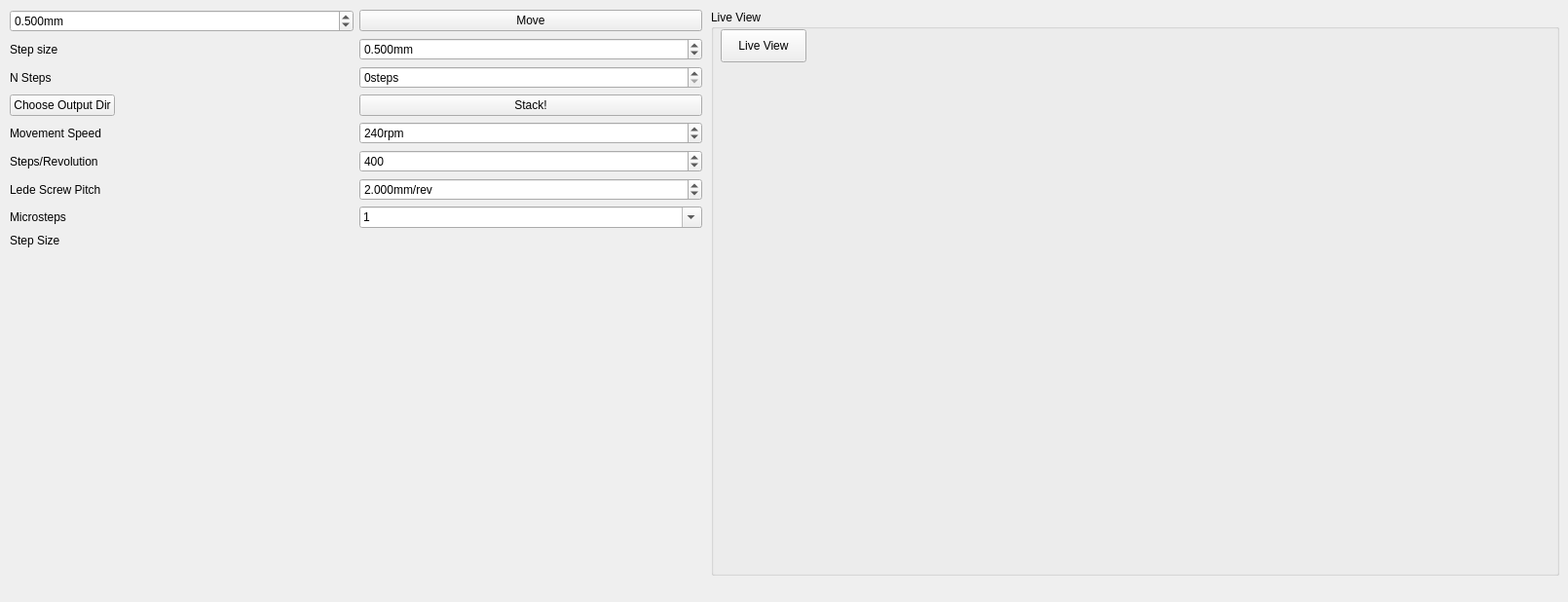
<?xml version="1.0" encoding="UTF-8"?>
<ui version="4.0">
 <class>Main</class>
 <widget class="QMainWindow" name="Main">
  <property name="geometry">
   <rect>
    <x>0</x>
    <y>0</y>
    <width>1610</width>
    <height>618</height>
   </rect>
  </property>
  <property name="windowTitle">
   <string>MainWindow</string>
  </property>
  <widget class="QWidget" name="main">
   <widget class="QGroupBox" name="grp_live">
    <property name="geometry">
     <rect>
      <x>730</x>
      <y>10</y>
      <width>871</width>
      <height>581</height>
     </rect>
    </property>
    <property name="title">
     <string>Live View</string>
    </property>
    <widget class="QLabel" name="img_main">
     <property name="geometry">
      <rect>
       <x>110</x>
       <y>30</y>
       <width>731</width>
       <height>481</height>
      </rect>
     </property>
     <property name="text">
      <string/>
     </property>
    </widget>
    <widget class="QPushButton" name="btn_liveview">
     <property name="geometry">
      <rect>
       <x>10</x>
       <y>20</y>
       <width>88</width>
       <height>34</height>
      </rect>
     </property>
     <property name="text">
      <string>Live View</string>
     </property>
     <property name="checkable">
      <bool>true</bool>
     </property>
    </widget>
   </widget>
   <widget class="QWidget" name="gridLayoutWidget_2">
    <property name="geometry">
     <rect>
      <x>10</x>
      <y>10</y>
      <width>711</width>
      <height>581</height>
     </rect>
    </property>
    <layout class="QGridLayout" name="leftgrid">
     <item row="4" column="1">
      <widget class="QLabel" name="lab_speed">
       <property name="text">
        <string>Movement Speed</string>
       </property>
      </widget>
     </item>
     <item row="2" column="1">
      <widget class="QLabel" name="lbl_stack_nsteps">
       <property name="text">
        <string>N Steps</string>
       </property>
      </widget>
     </item>
     <item row="4" column="2">
      <widget class="QDoubleSpinBox" name="box_speed">
       <property name="suffix">
        <string>rpm</string>
       </property>
       <property name="decimals">
        <number>0</number>
       </property>
       <property name="maximum">
        <double>9999.000000000000000</double>
       </property>
       <property name="singleStep">
        <double>30.000000000000000</double>
       </property>
       <property name="stepType">
        <enum>QAbstractSpinBox::AdaptiveDecimalStepType</enum>
       </property>
       <property name="value">
        <double>240.000000000000000</double>
       </property>
      </widget>
     </item>
     <item row="6" column="2">
      <widget class="QDoubleSpinBox" name="box_pitch">
       <property name="suffix">
        <string>mm/rev</string>
       </property>
       <property name="decimals">
        <number>3</number>
       </property>
       <property name="maximum">
        <double>10.000000000000000</double>
       </property>
       <property name="value">
        <double>2.000000000000000</double>
       </property>
      </widget>
     </item>
     <item row="8" column="2">
      <widget class="QLabel" name="lab_stepsize">
       <property name="text">
        <string/>
       </property>
      </widget>
     </item>
     <item row="6" column="1">
      <widget class="QLabel" name="lab_pitch">
       <property name="text">
        <string>Lede Screw Pitch</string>
       </property>
      </widget>
     </item>
     <item row="5" column="2">
      <widget class="QSpinBox" name="box_steps">
       <property name="maximum">
        <number>800</number>
       </property>
       <property name="singleStep">
        <number>200</number>
       </property>
       <property name="value">
        <number>400</number>
       </property>
       <property name="displayIntegerBase">
        <number>10</number>
       </property>
      </widget>
     </item>
     <item row="9" column="1">
      <spacer name="verticalSpacer">
       <property name="orientation">
        <enum>Qt::Vertical</enum>
       </property>
       <property name="sizeHint" stdset="0">
        <size>
         <width>20</width>
         <height>40</height>
        </size>
       </property>
      </spacer>
     </item>
     <item row="1" column="1">
      <widget class="QLabel" name="lbl_stack_stepsize">
       <property name="text">
        <string>Step size</string>
       </property>
      </widget>
     </item>
     <item row="1" column="2">
      <widget class="QDoubleSpinBox" name="box_stack_stepsize">
       <property name="suffix">
        <string>mm</string>
       </property>
       <property name="decimals">
        <number>3</number>
       </property>
       <property name="singleStep">
        <double>0.001000000000000</double>
       </property>
       <property name="value">
        <double>0.500000000000000</double>
       </property>
      </widget>
     </item>
     <item row="5" column="1">
      <widget class="QLabel" name="lab_steps">
       <property name="text">
        <string>Steps/Revolution</string>
       </property>
      </widget>
     </item>
     <item row="0" column="1">
      <widget class="QDoubleSpinBox" name="box_move">
       <property name="suffix">
        <string>mm</string>
       </property>
       <property name="decimals">
        <number>3</number>
       </property>
       <property name="minimum">
        <double>-200.000000000000000</double>
       </property>
       <property name="maximum">
        <double>200.000000000000000</double>
       </property>
       <property name="singleStep">
        <double>0.001000000000000</double>
       </property>
       <property name="stepType">
        <enum>QAbstractSpinBox::AdaptiveDecimalStepType</enum>
       </property>
       <property name="value">
        <double>0.500000000000000</double>
       </property>
      </widget>
     </item>
     <item row="0" column="2">
      <widget class="QPushButton" name="btn_move">
       <property name="text">
        <string>Move</string>
       </property>
      </widget>
     </item>
     <item row="3" column="2">
      <widget class="QPushButton" name="btn_stack">
       <property name="text">
        <string>Stack!</string>
       </property>
      </widget>
     </item>
     <item row="7" column="1">
      <widget class="QLabel" name="lab_microsteps">
       <property name="text">
        <string>Microsteps</string>
       </property>
      </widget>
     </item>
     <item row="7" column="2">
      <widget class="QComboBox" name="box_microstep">
       <property name="editable">
        <bool>true</bool>
       </property>
       <property name="currentText">
        <string notr="true">1</string>
       </property>
       <property name="sizeAdjustPolicy">
        <enum>QComboBox::AdjustToContentsOnFirstShow</enum>
       </property>
       <property name="placeholderText">
        <string notr="true"/>
       </property>
       <item>
        <property name="text">
         <string>1</string>
        </property>
       </item>
       <item>
        <property name="text">
         <string>2</string>
        </property>
       </item>
       <item>
        <property name="text">
         <string>4</string>
        </property>
       </item>
       <item>
        <property name="text">
         <string>8</string>
        </property>
       </item>
       <item>
        <property name="text">
         <string>16</string>
        </property>
       </item>
       <item>
        <property name="text">
         <string>32</string>
        </property>
       </item>
      </widget>
     </item>
     <item row="8" column="1">
      <widget class="QLabel" name="lab_minstep">
       <property name="text">
        <string>Step Size</string>
       </property>
      </widget>
     </item>
     <item row="2" column="2">
      <widget class="QSpinBox" name="box_stack_nsteps">
       <property name="suffix">
        <string>steps</string>
       </property>
      </widget>
     </item>
     <item row="3" column="1">
      <layout class="QHBoxLayout" name="horizontalLayout_3">
       <item>
        <widget class="QPushButton" name="btn_outdir">
         <property name="text">
          <string>Choose Output Dir</string>
         </property>
        </widget>
       </item>
       <item>
        <widget class="QLabel" name="lbl_outdir">
         <property name="sizePolicy">
          <sizepolicy hsizetype="Minimum" vsizetype="Preferred">
           <horstretch>1</horstretch>
           <verstretch>0</verstretch>
          </sizepolicy>
         </property>
         <property name="text">
          <string/>
         </property>
        </widget>
       </item>
      </layout>
     </item>
    </layout>
   </widget>
  </widget>
 </widget>
 <resources/>
 <connections>
  <connection>
   <sender>btn_move</sender>
   <signal>clicked()</signal>
   <receiver>Main</receiver>
   <slot>s_btn_move()</slot>
   <hints>
    <hint type="sourcelabel">
     <x>527</x>
     <y>24</y>
    </hint>
    <hint type="destinationlabel">
     <x>164</x>
     <y>3</y>
    </hint>
   </hints>
  </connection>
  <connection>
   <sender>box_speed</sender>
   <signal>editingFinished()</signal>
   <receiver>Main</receiver>
   <slot>s_update_settings()</slot>
   <hints>
    <hint type="sourcelabel">
     <x>398</x>
     <y>190</y>
    </hint>
    <hint type="destinationlabel">
     <x>254</x>
     <y>200</y>
    </hint>
   </hints>
  </connection>
  <connection>
   <sender>box_steps</sender>
   <signal>editingFinished()</signal>
   <receiver>Main</receiver>
   <slot>s_update_settings()</slot>
   <hints>
    <hint type="sourcelabel">
     <x>443</x>
     <y>231</y>
    </hint>
    <hint type="destinationlabel">
     <x>122</x>
     <y>221</y>
    </hint>
   </hints>
  </connection>
  <connection>
   <sender>box_pitch</sender>
   <signal>editingFinished()</signal>
   <receiver>Main</receiver>
   <slot>s_update_settings()</slot>
   <hints>
    <hint type="sourcelabel">
     <x>544</x>
     <y>274</y>
    </hint>
    <hint type="destinationlabel">
     <x>177</x>
     <y>235</y>
    </hint>
   </hints>
  </connection>
  <connection>
   <sender>box_microstep</sender>
   <signal>currentTextChanged(QString)</signal>
   <receiver>Main</receiver>
   <slot>s_update_settings()</slot>
   <hints>
    <hint type="sourcelabel">
     <x>510</x>
     <y>307</y>
    </hint>
    <hint type="destinationlabel">
     <x>298</x>
     <y>185</y>
    </hint>
   </hints>
  </connection>
  <connection>
   <sender>box_speed</sender>
   <signal>editingFinished()</signal>
   <receiver>Main</receiver>
   <slot>s_set_speed()</slot>
   <hints>
    <hint type="sourcelabel">
     <x>491</x>
     <y>169</y>
    </hint>
    <hint type="destinationlabel">
     <x>83</x>
     <y>186</y>
    </hint>
   </hints>
  </connection>
  <connection>
   <sender>btn_liveview</sender>
   <signal>clicked(bool)</signal>
   <receiver>Main</receiver>
   <slot>s_toggle_liveview(bool)</slot>
   <hints>
    <hint type="sourcelabel">
     <x>789</x>
     <y>53</y>
    </hint>
    <hint type="destinationlabel">
     <x>330</x>
     <y>134</y>
    </hint>
   </hints>
  </connection>
  <connection>
   <sender>btn_outdir</sender>
   <signal>clicked()</signal>
   <receiver>Main</receiver>
   <slot>s_choose_outdir()</slot>
   <hints>
    <hint type="sourcelabel">
     <x>50</x>
     <y>137</y>
    </hint>
    <hint type="destinationlabel">
     <x>3</x>
     <y>132</y>
    </hint>
   </hints>
  </connection>
  <connection>
   <sender>btn_stack</sender>
   <signal>clicked()</signal>
   <receiver>Main</receiver>
   <slot>s_btn_stack()</slot>
   <hints>
    <hint type="sourcelabel">
     <x>532</x>
     <y>143</y>
    </hint>
    <hint type="destinationlabel">
     <x>3</x>
     <y>162</y>
    </hint>
   </hints>
  </connection>
 </connections>
 <slots>
  <slot>s_btn_move()</slot>
  <slot>s_btn_stack()</slot>
  <slot>s_update_settings()</slot>
  <slot>s_set_speed()</slot>
  <slot>s_toggle_liveview(bool)</slot>
  <slot>s_choose_outdir()</slot>
 </slots>
</ui>
